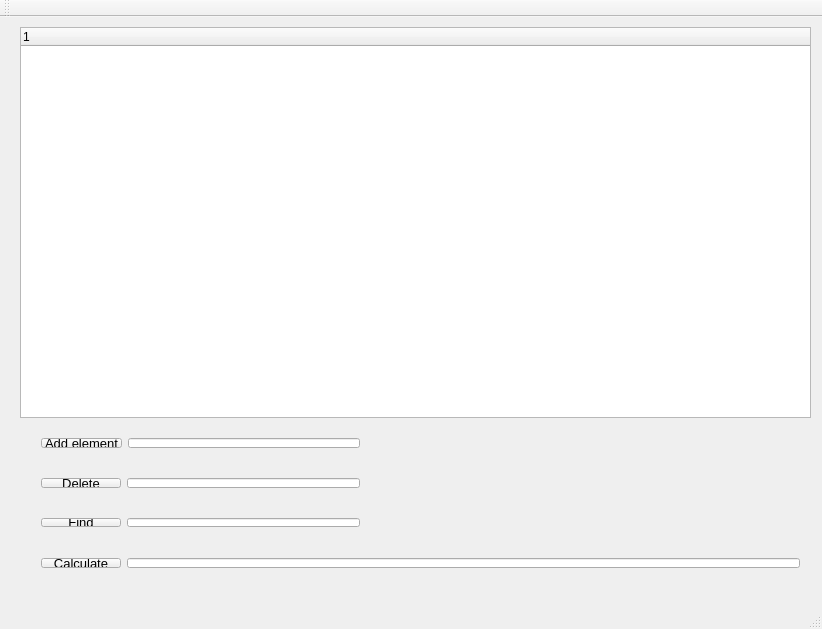
<?xml version="1.0" encoding="UTF-8"?>
<ui version="4.0">
 <class>MainWindowClass</class>
 <widget class="QMainWindow" name="MainWindowClass">
  <property name="geometry">
   <rect>
    <x>0</x>
    <y>0</y>
    <width>822</width>
    <height>629</height>
   </rect>
  </property>
  <property name="windowTitle">
   <string>MainWindow</string>
  </property>
  <widget class="QWidget" name="centralWidget">
   <widget class="QTreeWidget" name="Tree">
    <property name="geometry">
     <rect>
      <x>20</x>
      <y>10</y>
      <width>791</width>
      <height>391</height>
     </rect>
    </property>
    <column>
     <property name="text">
      <string notr="true">1</string>
     </property>
    </column>
   </widget>
   <widget class="QWidget" name="">
    <property name="geometry">
     <rect>
      <x>30</x>
      <y>410</y>
      <width>341</width>
      <height>32</height>
     </rect>
    </property>
    <layout class="QHBoxLayout" name="horizontalLayout">
     <item>
      <widget class="QPushButton" name="Add">
       <property name="font">
        <font>
         <pointsize>10</pointsize>
        </font>
       </property>
       <property name="text">
        <string>Add element</string>
       </property>
      </widget>
     </item>
     <item>
      <widget class="QLineEdit" name="lineEditAdd">
       <property name="font">
        <font>
         <pointsize>10</pointsize>
        </font>
       </property>
      </widget>
     </item>
    </layout>
   </widget>
   <widget class="QWidget" name="">
    <property name="geometry">
     <rect>
      <x>30</x>
      <y>450</y>
      <width>341</width>
      <height>32</height>
     </rect>
    </property>
    <layout class="QHBoxLayout" name="horizontalLayout_2">
     <item>
      <widget class="QPushButton" name="Delete">
       <property name="font">
        <font>
         <pointsize>10</pointsize>
        </font>
       </property>
       <property name="text">
        <string>Delete</string>
       </property>
      </widget>
     </item>
     <item>
      <widget class="QLineEdit" name="lineEditDelete">
       <property name="font">
        <font>
         <pointsize>10</pointsize>
        </font>
       </property>
      </widget>
     </item>
    </layout>
   </widget>
   <widget class="QWidget" name="">
    <property name="geometry">
     <rect>
      <x>30</x>
      <y>490</y>
      <width>341</width>
      <height>31</height>
     </rect>
    </property>
    <layout class="QHBoxLayout" name="horizontalLayout_3">
     <item>
      <widget class="QPushButton" name="Find">
       <property name="font">
        <font>
         <pointsize>10</pointsize>
        </font>
       </property>
       <property name="text">
        <string>Find</string>
       </property>
      </widget>
     </item>
     <item>
      <widget class="QLineEdit" name="lineEditFind">
       <property name="font">
        <font>
         <pointsize>10</pointsize>
        </font>
       </property>
      </widget>
     </item>
    </layout>
   </widget>
   <widget class="QWidget" name="">
    <property name="geometry">
     <rect>
      <x>30</x>
      <y>530</y>
      <width>781</width>
      <height>32</height>
     </rect>
    </property>
    <layout class="QHBoxLayout" name="horizontalLayout_4">
     <item>
      <widget class="QPushButton" name="Calculate">
       <property name="font">
        <font>
         <pointsize>10</pointsize>
        </font>
       </property>
       <property name="text">
        <string>Calculate</string>
       </property>
      </widget>
     </item>
     <item>
      <widget class="QLineEdit" name="idTask">
       <property name="font">
        <font>
         <pointsize>10</pointsize>
        </font>
       </property>
       <property name="readOnly">
        <bool>true</bool>
       </property>
      </widget>
     </item>
    </layout>
   </widget>
  </widget>
  <widget class="QMenuBar" name="menuBar">
   <property name="geometry">
    <rect>
     <x>0</x>
     <y>0</y>
     <width>822</width>
     <height>26</height>
    </rect>
   </property>
  </widget>
  <widget class="QToolBar" name="mainToolBar">
   <attribute name="toolBarArea">
    <enum>TopToolBarArea</enum>
   </attribute>
   <attribute name="toolBarBreak">
    <bool>false</bool>
   </attribute>
  </widget>
  <widget class="QStatusBar" name="statusBar"/>
 </widget>
 <layoutdefault spacing="6" margin="11"/>
 <resources>
  <include location="mainwindow.qrc"/>
 </resources>
 <connections/>
</ui>
